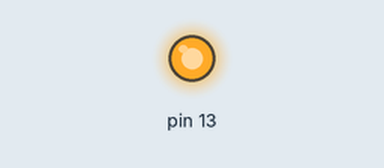
Recording of a sketch running on a simulated Arduino Uno, built with avr-gcc and run on an emulated ATmega328P. Shown: output pins drawn as LEDs (lit = HIGH).

Above: at 0.1 s.
Timing chart, 0 to 1.6 s (numbered marks = the images above):
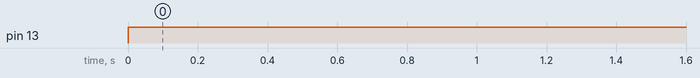

The sketch:

safety_buzzer.ino
```cpp
void setup() {
 //Initialize serial and wait for port to open:
  Serial.begin(9600);
  pinMode(13, OUTPUT);
}

void loop() {
  if (Serial) {
    digitalWrite(13, HIGH);
  } else {
    digitalWrite(13, LOW);
  }
 //proceed normally
}
```

Measured:
- by itself, pin 13: LOW → HIGH at 0.00 s
